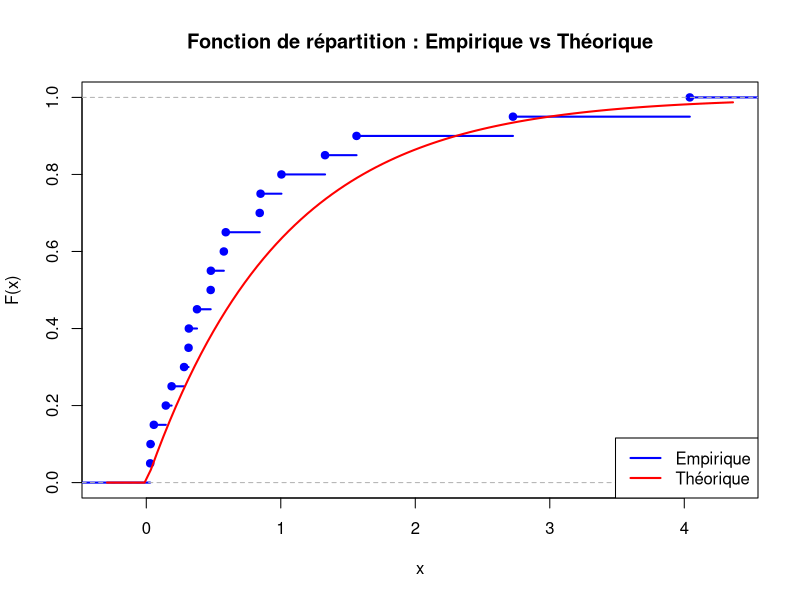
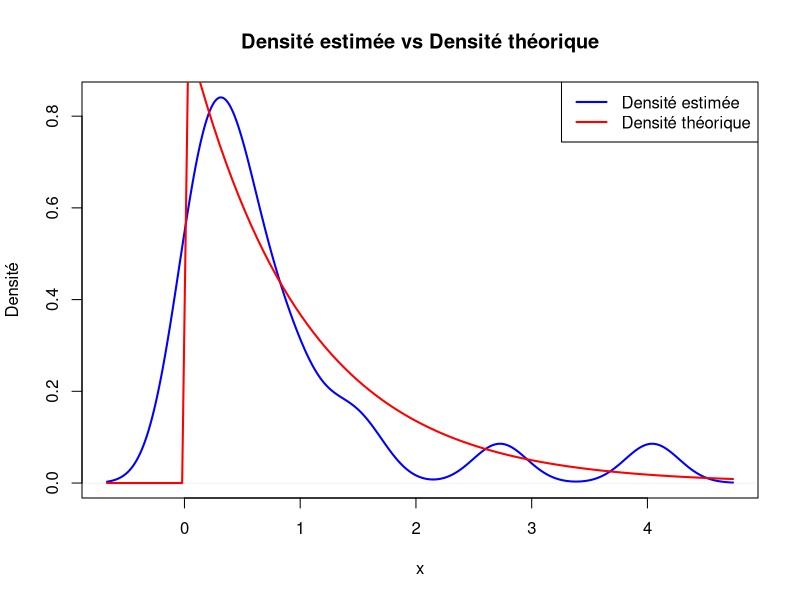
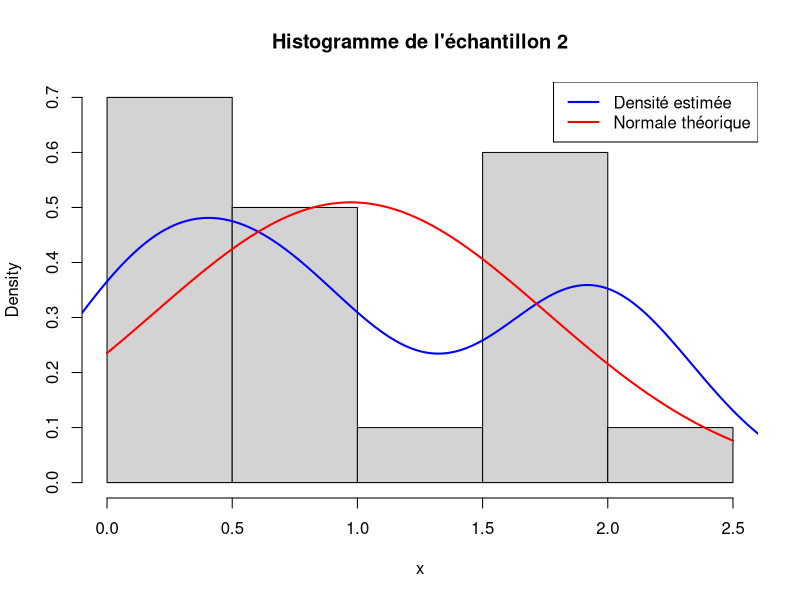
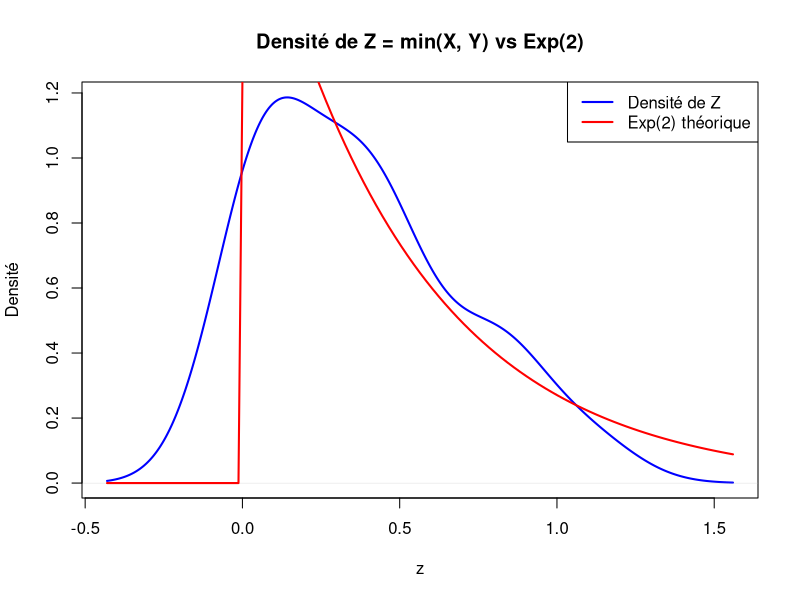
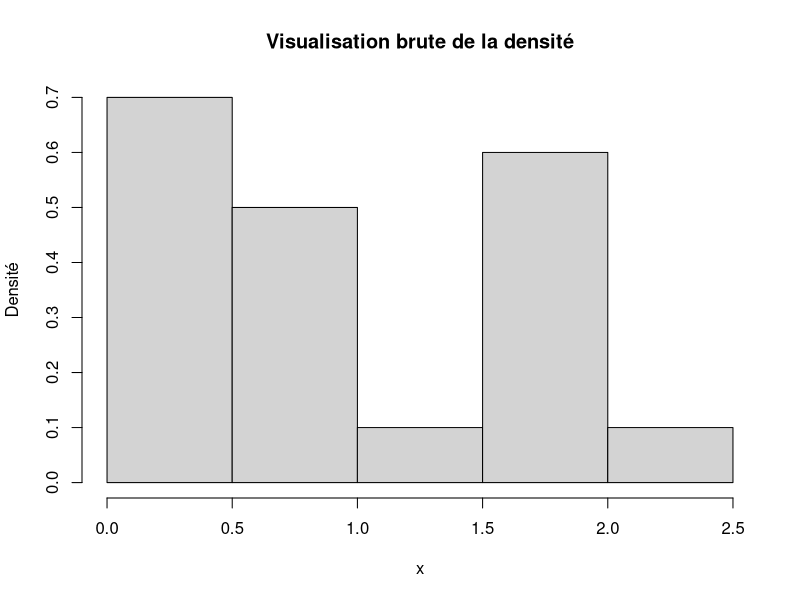
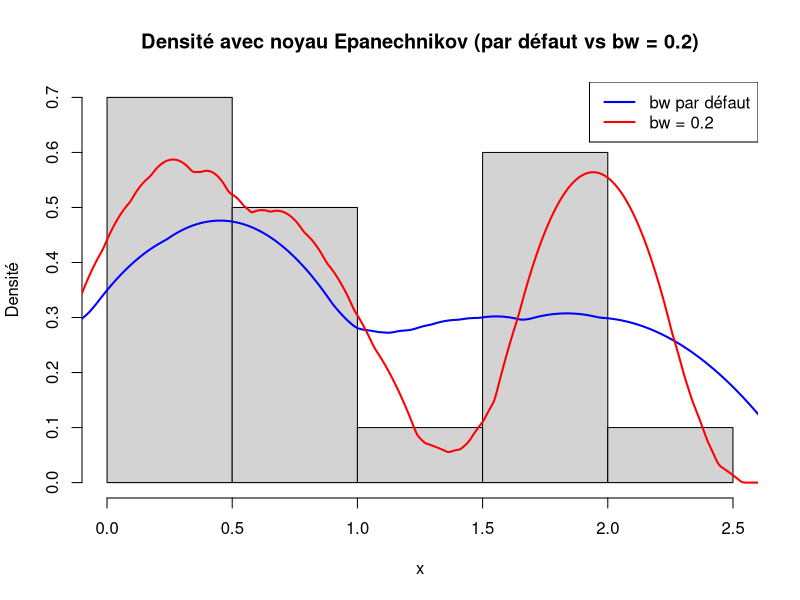
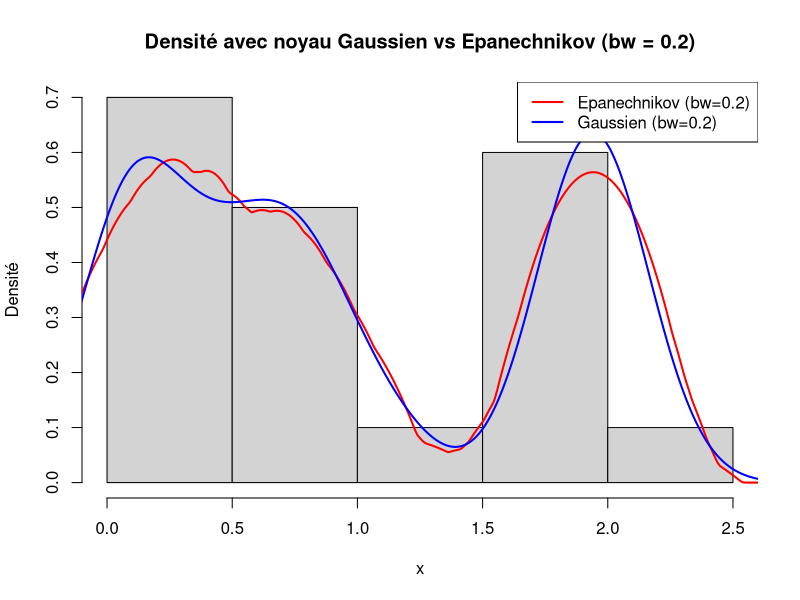
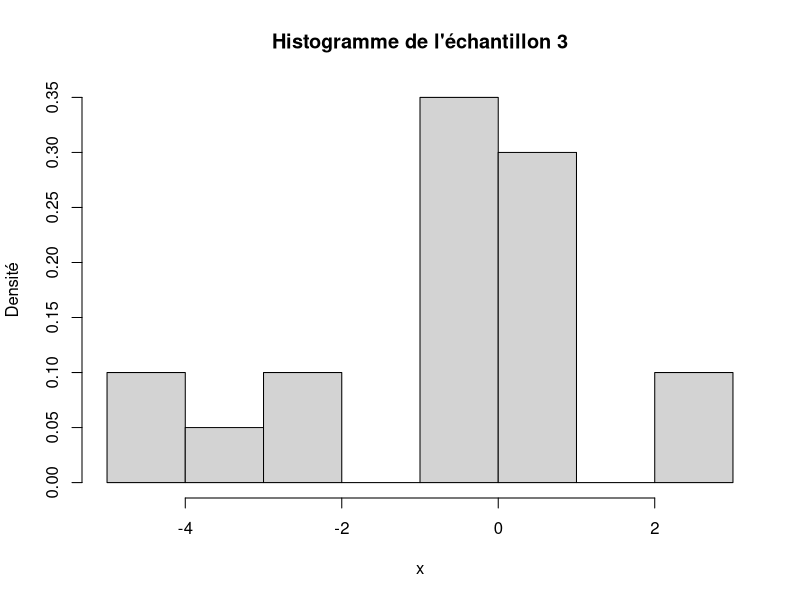

These figures' R source, in order:
# Crée le dossier "img" s'il n'existe pas
if (!dir.exists("img")) dir.create("img")

# Ouvre un fichier PNG dans le dossier img
png("img/exo1_q1_repartition.png", width = 800, height = 600)

# ----- Code du graphique -----
set.seed(123)
echantillon1 <- rexp(n = 20, rate = 1)

plot(ecdf(echantillon1),
     main = "Fonction de répartition : Empirique vs Théorique",
     xlab = "x", ylab = "F(x)",
     col = "blue", lwd = 2)

curve(pexp(x, rate = 1), col = "red", lwd = 2, add = TRUE)

legend("bottomright", legend = c("Empirique", "Théorique"),
       col = c("blue", "red"), lwd = 2)

# ----- Fin du graphique -----

# Ferme le fichier PNG
dev.off()

#----------------------------------------

# Exercice 1 - Question 2 : Densité estimée vs densité théorique

# Crée le dossier "img" s'il n'existe pas
if (!dir.exists("img")) dir.create("img")

# Ouvre un fichier PNG pour sauvegarder le graphique
png("img/exo1_q2_densite.png", width = 800, height = 600)

# Génère l’échantillon (le même que précédemment)
set.seed(123)
echantillon1 <- rexp(n = 20, rate = 1)

# Trace la densité empirique
plot(density(echantillon1),
     main = "Densité estimée vs Densité théorique",
     col = "blue", lwd = 2,
     xlab = "x", ylab = "Densité")

# Ajoute la densité théorique (de la loi exponentielle)
curve(dexp(x, rate = 1), col = "red", lwd = 2, add = TRUE)

# Légende
legend("topright", legend = c("Densité estimée", "Densité théorique"),
       col = c("blue", "red"), lwd = 2)

# Ferme le fichier PNG
dev.off()

#----------------------------------------
# Exercice 1 - Question 3 : Cet échantillon est-il gaussien ?

# Crée le dossier "img" s'il n'existe pas
if (!dir.exists("img")) dir.create("img")

# Ouvre un fichier PNG pour sauvegarder le graphique
png("img/exo1_q3_gaussianite.png", width = 800, height = 600)

# Définir le nouvel échantillon
echantillon2 <- c(1.86, 1.99, 0.43, 1.95, 2.09,
                  1.81, 0.54, 0.62, 0.10, 0.13,
                  0.79, 1.89, 0.13, 0.79, 0.04,
                  0.04, 0.82, 2.00, 0.34, 1.10)

# Histogramme + densité estimée
hist(echantillon2, probability = TRUE,
     main = "Histogramme de l'échantillon 2",
     col = "lightgray", xlab = "x")
lines(density(echantillon2), col = "blue", lwd = 2)

# Courbe normale théorique (même moyenne/écart-type que l’échantillon)
curve(dnorm(x, mean=mean(echantillon2), sd=sd(echantillon2)),
      col = "red", lwd = 2, add = TRUE)

legend("topright", legend = c("Densité estimée", "Normale théorique"),
       col = c("blue", "red"), lwd = 2)

# Fermer le fichier PNG
dev.off()

# Afficher les résultats des tests de normalité

# Test de Shapiro-Wilk
shapiro_result <- shapiro.test(echantillon2)
print(shapiro_result)

# Test d’Anderson-Darling (nécessite le package nortest)
if (!require(nortest)) install.packages("nortest")
library(nortest)
ad_result <- ad.test(echantillon2)
print(ad_result)

#----------------------------------------
# Question 4 : Comparer les deux échantillons (1 et 2) avec un test non paramétrique

# Test de Kolmogorov-Smirnov (non paramétrique)
ks.test(echantillon1, echantillon2)

# Test de Wilcoxon (pour comparer les médianes)
wilcox.test(echantillon1, echantillon2)

#----------------------------------------
# Question 5 : Créer Z = min(X, Y) et le comparer à sa loi théorique

if (!dir.exists("img")) dir.create("img")

z <- pmin(echantillon1, echantillon2)

# Sauvegarder le graphique
png("img/exo1_q5_min_density.png", width = 800, height = 600)

# Densité empirique vs théorique (exp(2))
plot(density(z), col = "blue", lwd = 2,
     main = "Densité de Z = min(X, Y) vs Exp(2)",
     xlab = "z", ylab = "Densité")
curve(dexp(x, rate = 2), col = "red", lwd = 2, add = TRUE)
legend("topright", legend = c("Densité de Z", "Exp(2) théorique"),
       col = c("blue", "red"), lwd = 2)

dev.off()

# Test de Kolmogorov-Smirnov entre z et Exp(2)
ks.test(z, "pexp", rate = 2)

#----------------------------------------
#Question 6 : Comparer la 1ère ligne et la 2e ligne

ligne1 <- c(1.86, 1.99, 0.43, 1.95, 2.09,
            1.81, 0.54, 0.62, 0.10, 0.13)

ligne2 <- c(0.79, 1.89, 0.13, 0.79, 0.04,
            0.04, 0.82, 2.00, 0.34, 1.10)

# Test de Kolmogorov-Smirnov
ks.test(ligne1, ligne2)

# Test de Wilcoxon
wilcox.test(ligne1, ligne2)

#-----------------------------------------
# Exercice 2 : Une densité approchée

#Question 1 : Visualisation brute de la densité

# Crée le dossier "img" s'il n'existe pas
if (!dir.exists("img")) dir.create("img")

# Sauvegarde du graphique
png("img/exo2_q1_histogramme.png", width = 800, height = 600)
hist(echantillon2, probability = TRUE, col = "lightgray",
     main = "Visualisation brute de la densité",
     xlab = "x", ylab = "Densité")
dev.off()

#Question 2 – Noyau Epanechnikov avec deux valeurs de bw
# Noyau Epanechnikov sans préciser bw
png("img/exo2_q2_epanechnikov_default.png", width = 800, height = 600)
hist(echantillon2, probability = TRUE, col = "lightgray",
     main = "Densité avec noyau Epanechnikov (par défaut vs bw = 0.2)",
     xlab = "x", ylab = "Densité")

lines(density(echantillon2, kernel = "epanechnikov"), col = "blue", lwd = 2)
lines(density(echantillon2, kernel = "epanechnikov", bw = 0.2), col = "red", lwd = 2)

legend("topright", legend = c("bw par défaut", "bw = 0.2"),
       col = c("blue", "red"), lwd = 2)
dev.off()

#Question 3 – Même graphique avec noyau gaussien
png("img/exo2_q3_gaussian_bw02.png", width = 800, height = 600)
hist(echantillon2, probability = TRUE, col = "lightgray",
     main = "Densité avec noyau Gaussien vs Epanechnikov (bw = 0.2)",
     xlab = "x", ylab = "Densité")

lines(density(echantillon2, kernel = "epanechnikov", bw = 0.2), col = "red", lwd = 2)
lines(density(echantillon2, kernel = "gaussian", bw = 0.2), col = "blue", lwd = 2)

legend("topright", legend = c("Epanechnikov (bw=0.2)", "Gaussien (bw=0.2)"),
       col = c("red", "blue"), lwd = 2)
dev.off()


# Exercice 3 - Densité
# Question 1 : Afficher un histogramme repr´esentant bien l’´echantillon (histogramme en fr´equence relative).
# Crée le dossier "img" s'il n'existe pas
if (!dir.exists("img")) dir.create("img")

# Échantillon de l’exercice 3
echantillon3 <- c(-2.26,  2.08, -0.01, -2.04, -3.07,
                  -4.52,  0.65, -0.67, -0.86, -0.22,
                   0.52,  0.63,  2.69,  0.27, -0.55,
                   0.66, -0.06, -4.39,  0.15, -0.84)

png("img/exo3_q1_histogramme.png", width = 800, height = 600)
hist(echantillon3, probability = TRUE, col = "lightgray",
     main = "Histogramme de l'échantillon 3",
     xlab = "x", ylab = "Densité")
dev.off()

# Question 2 :Sur le même graphique afficher la densit´e calcul´ee par la commande ”density()”.

png("img/exo3_q2_hist_density.png", width = 800, height = 600)
hist(echantillon3, probability = TRUE, col = "lightgray",
     main = "Histogramme + densité estimée (échantillon 3)",
     xlab = "x", ylab = "Densité")
lines(density(echantillon3), col = "blue", lwd = 2)
legend("topright", legend = "Densité estimée", col = "blue", lwd = 2)
dev.off()

# Question 3 : Densité estimée avec noyau Epanechnikov et bw = 0.2
# Shapiro-Wilk
shapiro.test(echantillon3)

# Anderson-Darling
if (!require(nortest)) install.packages("nortest")
library(nortest)
ad.test(echantillon3)

#Question 4 : # Générer un échantillon normal centrée réduite
set.seed(123)
gaussienne <- rnorm(20, mean = 0, sd = 1)

# Somme terme à terme
Z <- echantillon3 + gaussienne

# Histogramme + densité
png("img/exo3_q4_somme_normale.png", width = 800, height = 600)
hist(Z, probability = TRUE, col = "lightgray",
     main = "Z = X + N(0,1) : Histogramme + densité",
     xlab = "z", ylab = "Densité")
lines(density(Z), col = "blue", lwd = 2)
curve(dnorm(x, mean = mean(Z), sd = sd(Z)), col = "red", lwd = 2, add = TRUE)
legend("topright", legend = c("Densité estimée", "Normale théorique"),
       col = c("blue", "red"), lwd = 2)
dev.off()

# Question 5 : Teste de normalité

# Shapiro-Wilk
shapiro.test(Z)

# Anderson-Darling
ad.test(Z)
